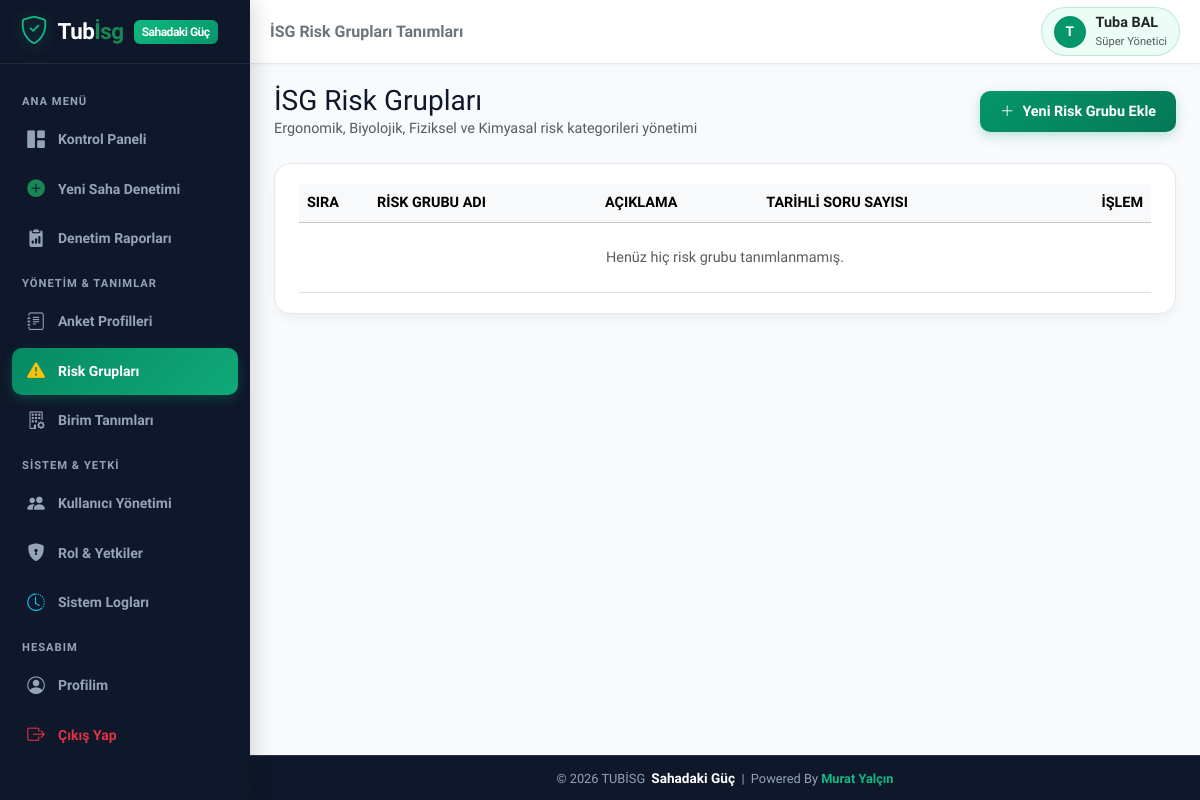
Page /risk_groups.php (signed in) on the earlier database version.
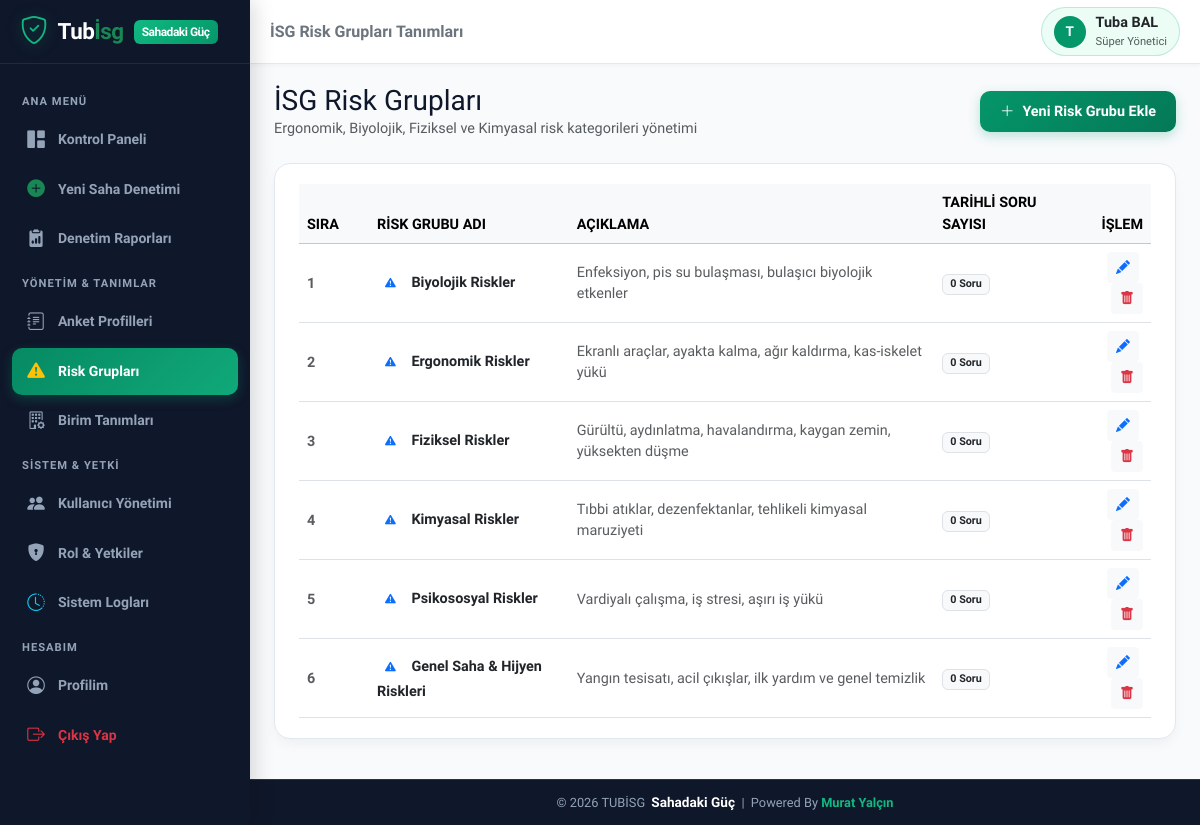
Same page on the later database version.
### tables this page shows
CREATE TABLE IF NOT EXISTS `users` (
  `id` INT AUTO_INCREMENT PRIMARY KEY,
  `username` VARCHAR(50) NOT NULL UNIQUE,
  `password` VARCHAR(255) NOT NULL,
  `name_surname` VARCHAR(100) NOT NULL,
  `email` VARCHAR(100) NULL,
  `role_id` INT NOT NULL,
  `is_active` TINYINT(1) DEFAULT 1,
  `created_at` DATETIME DEFAULT CURRENT_TIMESTAMP,
  FOREIGN KEY (`role_id`) REFERENCES `roles`(`id`) ON DELETE CASCADE
);

CREATE TABLE IF NOT EXISTS `roles` (
  `id` INT AUTO_INCREMENT PRIMARY KEY,
  `role_name` VARCHAR(50) NOT NULL,
  `description` VARCHAR(255) NULL,
  `permissions` TEXT NOT NULL,
  `created_at` DATETIME DEFAULT CURRENT_TIMESTAMP
);

CREATE TABLE IF NOT EXISTS `risk_groups` (
  `id` INT AUTO_INCREMENT PRIMARY KEY,
  `group_name` VARCHAR(100) NOT NULL,
  `description` VARCHAR(255) NULL,
  `sort_order` INT DEFAULT 0,
  `created_at` DATETIME DEFAULT CURRENT_TIMESTAMP
);

### includes/auth.php (called while the page is built, shortened)
<?php
function is_logged_in() {
    return isset($_SESSION['user_id']) && !empty($_SESSION['user_id']);
}
function get_current_user_data() {
    static $currentUserData = null;
    if ($currentUserData !== null) return $currentUserData;
    $db = getDB();
    $stmt = $db->prepare("
        SELECT u.*, r.role_name, r.permissions
        FROM users u
        JOIN roles r ON u.role_id = r.id
        WHERE u.id = ? AND u.is_active = 1
    ");
    $stmt->execute([$_SESSION['user_id']]);
    $user = $stmt->fetch();
    $currentUserData = $user;
    return $user;
}
function has_permission($permission_key) {
    $user = get_current_user_data();
    if ((int)$user['role_id'] === 1) {
        return true;
    }
    $permissions = json_decode($user['permissions'], true);
    return isset($permissions[$permission_key]) && $permissions[$permission_key] === true;
}
function require_permission($permission_key) {
    if (!has_permission($permission_key)) {
        echo '<div style="font-family:sans-serif; padding:30px; text-align:center; background:#fff0f0; border-radius:12px; margin:50px auto; max-width:500px; color:#9b2c2c;">'
            . '<h2>🚫 Erişim Engellendi</h2>'
            . '<p>Bu işlemi yapmak için gerekli yetkiniz bulunmamaktadır.</p>'
            . '<a href="index.php" style="display:inline-block; padding:10px 20px; background:#e53e3e; color:#fff; text-decoration:none; border-radius:8px; margin-top:15px;">Ana Sayfaya Dön</a>'
            . '</div>';
        exit;
    }
}

### risk_groups.php (the view, shortened to what this page needs)
<?php
require_once __DIR__ . '/includes/auth.php';
require_permission('surveys_manage');
$db = getDB();
$groups = $db->query("
    SELECT rg.*, COUNT(sq.id) as question_count
    FROM risk_groups rg
    LEFT JOIN survey_questions sq ON rg.id = sq.risk_group_id
    GROUP BY rg.id
    ORDER BY rg.sort_order ASC, rg.group_name ASC
")->fetchAll();
$pageTitle = 'İSG Risk Grupları Tanımları';
include __DIR__ . '/includes/header.php';
?>
<div class="d-flex align-items-center justify-content-between mb-4">
  <div>
    <h3 class="fw-extrabold m-0">İSG Risk Grupları</h3>
    <p class="text-muted fs-7 m-0">Ergonomik, Biyolojik, Fiziksel ve Kimyasal risk kategorileri yönetimi</p>
  </div>
  <button type="button" class="btn btn-primary-custom" data-bs-toggle="modal" data-bs-target="#addRiskGroupModal">
    <i class="bi bi-plus-lg"></i> Yeni Risk Grubu Ekle
  </button>
</div>
<div class="custom-card">
  <div class="table-responsive">
    <table class="table table-hover align-middle m-0">
      <thead class="table-light fs-8 text-uppercase text-muted">
        <tr>
          <th style="width:70px;">Sıra</th>
          <th>Risk Grubu Adı</th>
          <th>Açıklama</th>
          <th>Tarihli Soru Sayısı</th>
          <th class="text-end">İşlem</th>
        </tr>
      </thead>
      <tbody>
        <?php if (empty($groups)): ?>
          <tr>
            <td colspan="5" class="text-center py-4 text-muted">Henüz hiç risk grubu tanımlanmamış.</td>
          </tr>
        <?php else: ?>
          <?php foreach ($groups as $g): ?>
            <tr>
              <td class="fw-bold text-muted"><?php echo (int)$g['sort_order']; ?></td>
              <td class="fw-bold text-dark">
                <span class="badge bg-primary-light text-primary p-2 me-1">
                  <i class="bi bi-exclamation-triangle-fill"></i>
                </span>
                <?php echo htmlspecialchars($g['group_name']); ?>
              </td>
              <td class="text-muted fs-7"><?php echo htmlspecialchars($g['description'] ?? '-'); ?></td>
              <td>
                <span class="badge bg-light text-dark border font-weight-bold">
                  <?php echo $g['question_count']; ?> Soru
                </span>
              </td>
              <td class="text-end">
                <button class="btn btn-sm btn-light text-primary me-1" data-bs-toggle="modal" data-bs-target="#editRiskGroupModal<?php echo $g['id']; ?>" title="Düzenle">
                  <i class="bi bi-pencil-fill"></i>
                </button>
                <form method="POST" action="risk_groups.php" class="d-inline confirm-delete-form" data-confirm-title="Risk Grubunu Sil" data-confirm-text="Bu risk grubunu (<?php echo htmlspecialchars($g['group_name']); ?>) silmek istediğinize emin misiniz? Sorular grubundan çıkarılacaktır.">
                  <button type="submit" class="btn btn-sm btn-light text-danger" title="Sil">
                    <i class="bi bi-trash-fill"></i>
                  </button>
                </form>
              </td>
            </tr>
          <?php endforeach; ?>
        <?php endif; ?>
      </tbody>
    </table>
  </div>
</div>
<?php include __DIR__ . '/includes/footer.php'; ?>

### includes/header.php (shortened to what this page needs)
<?php
require_once __DIR__ . '/auth.php';
$user = get_current_user_data();
$currentPage = basename($_SERVER['PHP_SELF']);
?>
<!DOCTYPE html>
<html lang="tr">
<head>
  <link href="https://cdn.jsdelivr.net/npm/bootstrap@5.3.2/dist/css/bootstrap.min.css" rel="stylesheet">
  <link href="https://cdn.jsdelivr.net/npm/bootstrap-icons@1.11.2/font/bootstrap-icons.min.css" rel="stylesheet">
  <link href="assets/css/style.css" rel="stylesheet">
</head>
<body class="<?php echo is_logged_in() ? 'logged-in-mobile' : ''; ?>">
<div class="app-wrapper">
  <aside class="sidebar">
    <div class="sidebar-header">
      <a href="dashboard.php" class="brand-logo">
        <i class="bi bi-shield-check brand-icon fs-3"></i>
        <span>Tub<span class="text-success">İsg</span></span>
        <span class="brand-badge">Sahadaki Güç</span>
      </a>
    </div>
    <div class="sidebar-nav">
      <div class="nav-category">Ana Menü</div>
      <a href="dashboard.php" class="nav-link-custom <?php echo ($currentPage == 'dashboard.php' || $currentPage == 'index.php') ? 'active' : ''; ?>">
        <i class="bi bi-grid-1x2-fill"></i>
        <span>Kontrol Paneli</span>
      </a>
      <?php if (has_permission('audit_conduct')): ?>
      <a href="audit_new.php" class="nav-link-custom <?php echo ($currentPage == 'audit_new.php' || $currentPage == 'audit_fill.php') ? 'active' : ''; ?>">
        <i class="bi bi-plus-circle-fill text-success"></i>
        <span>Yeni Saha Denetimi</span>
      </a>
      <?php endif; ?>
      <?php if (has_permission('audit_view')): ?>
      <a href="audits_list.php" class="nav-link-custom <?php echo ($currentPage == 'audits_list.php' || $currentPage == 'audit_detail.php') ? 'active' : ''; ?>">
        <i class="bi bi-clipboard2-data-fill"></i>
        <span>Denetim Raporları</span>
      </a>
      <?php endif; ?>
      <div class="nav-category">Yönetim & Tanımlar</div>
      <?php if (has_permission('surveys_manage')): ?>
      <a href="survey_templates.php" class="nav-link-custom <?php echo ($currentPage == 'survey_templates.php' || $currentPage == 'survey_edit.php') ? 'active' : ''; ?>">
        <i class="bi bi-journal-text"></i>
        <span>Anket Profilleri</span>
      </a>
      <a href="risk_groups.php" class="nav-link-custom <?php echo $currentPage == 'risk_groups.php' ? 'active' : ''; ?>">
        <i class="bi bi-exclamation-triangle-fill text-warning"></i>
        <span>Risk Grupları</span>
      </a>
      <?php endif; ?>
      <?php if (has_permission('units_manage')): ?>
      <a href="units.php" class="nav-link-custom <?php echo $currentPage == 'units.php' ? 'active' : ''; ?>">
        <i class="bi bi-building-gear"></i>
        <span>Birim Tanımları</span>
      </a>
      <?php endif; ?>
      <?php if (has_permission('users_manage') || has_permission('logs_view')): ?>
      <div class="nav-category">Sistem & Yetki</div>
      <?php if (has_permission('users_manage')): ?>
      <a href="users.php" class="nav-link-custom <?php echo $currentPage == 'users.php' ? 'active' : ''; ?>">
        <i class="bi bi-people-fill"></i>
        <span>Kullanıcı Yönetimi</span>
      </a>
      <a href="roles.php" class="nav-link-custom <?php echo $currentPage == 'roles.php' ? 'active' : ''; ?>">
        <i class="bi bi-shield-lock-fill"></i>
        <span>Rol & Yetkiler</span>
      </a>
      <?php endif; ?>
      <?php if (has_permission('logs_view')): ?>
      <a href="logs.php" class="nav-link-custom <?php echo $currentPage == 'logs.php' ? 'active' : ''; ?>">
        <i class="bi bi-clock-history text-info"></i>
        <span>Sistem Logları</span>
      </a>
      <?php endif; ?>
      <?php endif; ?>
      <div class="nav-category">Hesabım</div>
      <a href="profile.php" class="nav-link-custom <?php echo $currentPage == 'profile.php' ? 'active' : ''; ?>">
        <i class="bi bi-person-circle"></i>
        <span>Profilim</span>
      </a>
      <a href="logout.php" class="nav-link-custom text-danger">
        <i class="bi bi-box-arrow-right"></i>
        <span>Çıkış Yap</span>
      </a>
    </div>
  </aside>
  <main class="main-content">
    <header class="top-navbar">
      <div class="d-flex align-items-center gap-3">
        <h5 class="m-0 fw-bold d-none d-sm-block text-secondary fs-6">
          <?php echo isset($pageTitle) ? htmlspecialchars($pageTitle) : 'İSG Saha Platformu'; ?>
        </h5>
      </div>
      <div class="d-flex align-items-center gap-3">
        <?php if ($user): ?>
        <a href="profile.php" class="user-profile-badge text-decoration-none" title="Profil Ayarları">
          <div class="avatar-circle">
            <?php echo mb_substr($user['name_surname'], 0, 1, 'UTF-8'); ?>
          </div>
          <div class="d-none d-md-block text-start">
            <div class="fw-bold fs-7 leading-tight text-dark"><?php echo htmlspecialchars($user['name_surname']); ?></div>
            <div class="text-muted fs-8" style="font-size:0.7rem;"><?php echo htmlspecialchars($user['role_name']); ?></div>
          </div>
        </a>
        <?php endif; ?>
      </div>
    </header>
    <div class="page-container">

### includes/footer.php (shortened to what this page needs)
    </div>
    <footer class="global-footer-bar">
      <div class="container-fluid">
        © <?php echo date('Y'); ?> TUBİSG <span style="color: #ffffff; font-weight: 800; font-size: 0.85rem; margin-left: 3px;">Sahadaki Güç</span> &nbsp;|&nbsp; Powered By <a href="https://www.muratyalcin.com.tr" target="_blank" rel="noopener noreferrer" class="footer-author-link">Murat Yalçın</a>
      </div>
    </footer>
  </main>
</div>
</body>
</html>

Differences in the rows shown:
added risk_groups: sort_order "1", group_name "Biyolojik Riskler", description "Enfeksiyon, pis su bulaşması, bulaşıcı biyolojik etkenler", question_count "0"
added risk_groups: sort_order "2", group_name "Ergonomik Riskler", description "Ekranlı araçlar, ayakta kalma, ağır kaldırma, kas-iskelet yükü", question_count "0"
added risk_groups: sort_order "3", group_name "Fiziksel Riskler", description "Gürültü, aydınlatma, havalandırma, kaygan zemin, yüksekten düşme", question_count "0"
added risk_groups: sort_order "4", group_name "Kimyasal Riskler", description "Tıbbi atıklar, dezenfektanlar, tehlikeli kimyasal maruziyeti", question_count "0"
added risk_groups: sort_order "5", group_name "Psikososyal Riskler", description "Vardiyalı çalışma, iş stresi, aşırı iş yükü", question_count "0"
added risk_groups: sort_order "6", group_name "Genel Saha & Hijyen Riskleri", description "Yangın tesisatı, acil çıkışlar, ilk yardım ve genel temizlik", question_count "0"
Other differences:
text no longer shown: "Henüz hiç risk grubu tanımlanmamış."
